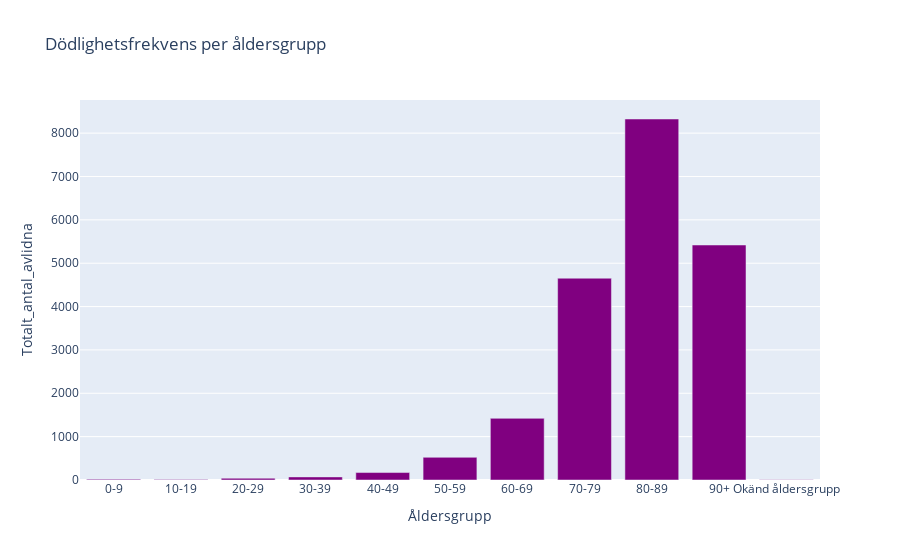

Notebook source saved alongside this figure:
### Code cell
# Create a bar chart with Plotly Express to visualize mortality rate by age group
fig = px.bar(covid19_df, x="Åldersgrupp", y="Totalt_antal_avlidna", title="Dödlighetsfrekvens per åldersgrupp",
             labels={"Dödlighetfrekvens": "Dödlighetfrekvens (%)", "Åldersgrupp": "Åldersgrupp"})

# Update the trace with a purple marker color
fig.update_traces(marker=dict(color="purple"))

# Saving the chart as an HTML file
fig.write_html("Visualiseringar/3A.Dödlighetsfrekvens per åldersgrupp.html")

# Display the plot
fig.show()

### Figure 1 — Plotly figure (JSON) as saved in the notebook; plotly's stock layout.template omitted (floating-point values rounded to 4 significant figures)
{"data": [{"alignmentgroup": "True", "hovertemplate": "Åldersgrupp=%{x}<br>Totalt_antal_avlidna=%{y}<extra></extra>", "legendgroup": "", "marker": {"color": "purple", "pattern": {"shape": ""}}, "name": "", "offsetgroup": "", "orientation": "v", "showlegend": false, "textposition": "auto", "type": "bar", "x": ["0-9", "10-19", "20-29", "30-39", "40-49", "50-59", "60-69", "70-79", "80-89", "90+", "Okänd åldersgrupp"], "xaxis": "x", "y": [17, 9, 41, 71, 172, 523, 1422, 4654, 8326, 5420, 4], "yaxis": "y"}], "layout": {"barmode": "relative", "legend": {"tracegroupgap": 0}, "title": {"text": "Dödlighetsfrekvens per åldersgrupp"}, "xaxis": {"anchor": "y", "domain": [0, 1], "title": {"text": "Åldersgrupp"}}, "yaxis": {"anchor": "x", "domain": [0, 1], "title": {"text": "Totalt_antal_avlidna"}}}}
